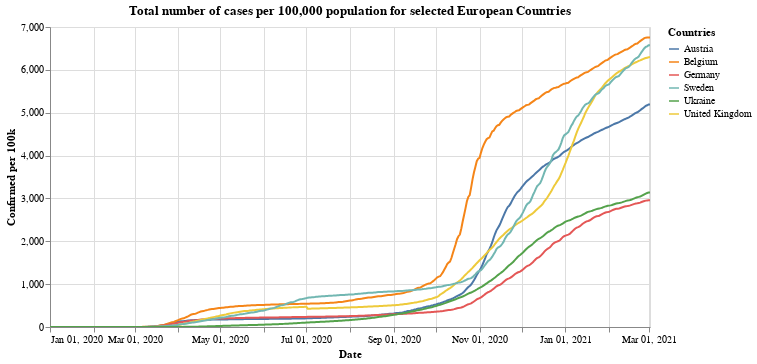

Notebook code for this chart:
### Markdown cell above
## Total cases per 100,000

### Code cell
#collapse

leg_selection = alt.selection_multi(fields=['id'], bind='legend')

alt.Chart(x_small).mark_line().encode(
    x=alt.X("yearmonthdate(date):T", axis=alt.Axis(title='Date')),
    y=alt.Y("confirmed_per:Q", axis=alt.Axis(title='Confirmed per 100k')),
    tooltip='id',
    color=alt.Color('id', legend=alt.Legend(title="Countries")),
    opacity=alt.condition(leg_selection, alt.value(1), alt.value(0.2))
).add_selection(leg_selection).properties(title='Total number of cases per 100,000 population for selected European Countries', width=600).interactive()

### Figure 1 — Vega-Lite specification as saved in the notebook (floating-point values rounded to 4 significant figures; data arrays with more than 128 entries replaced by an {"elided": "..."} marker saying what was removed)
{"config": {"view": {"continuousWidth": 400, "continuousHeight": 300}}, "data": {"name": "data-83c90272a47a42a40b8ff082e3635faf"}, "mark": "line", "encoding": {"color": {"type": "nominal", "field": "id", "legend": {"title": "Countries"}}, "opacity": {"condition": {"value": 1, "selection": "selector001"}, "value": 0.2}, "tooltip": {"type": "nominal", "field": "id"}, "x": {"type": "temporal", "axis": {"title": "Date"}, "field": "date", "timeUnit": "yearmonthdate"}, "y": {"type": "quantitative", "axis": {"title": "Confirmed per 100k"}, "field": "confirmed_per"}}, "selection": {"selector001": {"type": "multi", "fields": ["id"], "bind": "legend"}, "selector002": {"type": "interval", "bind": "scales", "encodings": ["x", "y"]}}, "title": "Total number of cases per 100,000 population for selected European Countries", "width": 600, "$schema": "https://vega.github.io/schema/vega-lite/v4.8.1.json", "datasets": {"data-83c90272a47a42a40b8ff082e3635faf": {"elided": "2562 records"}}}
